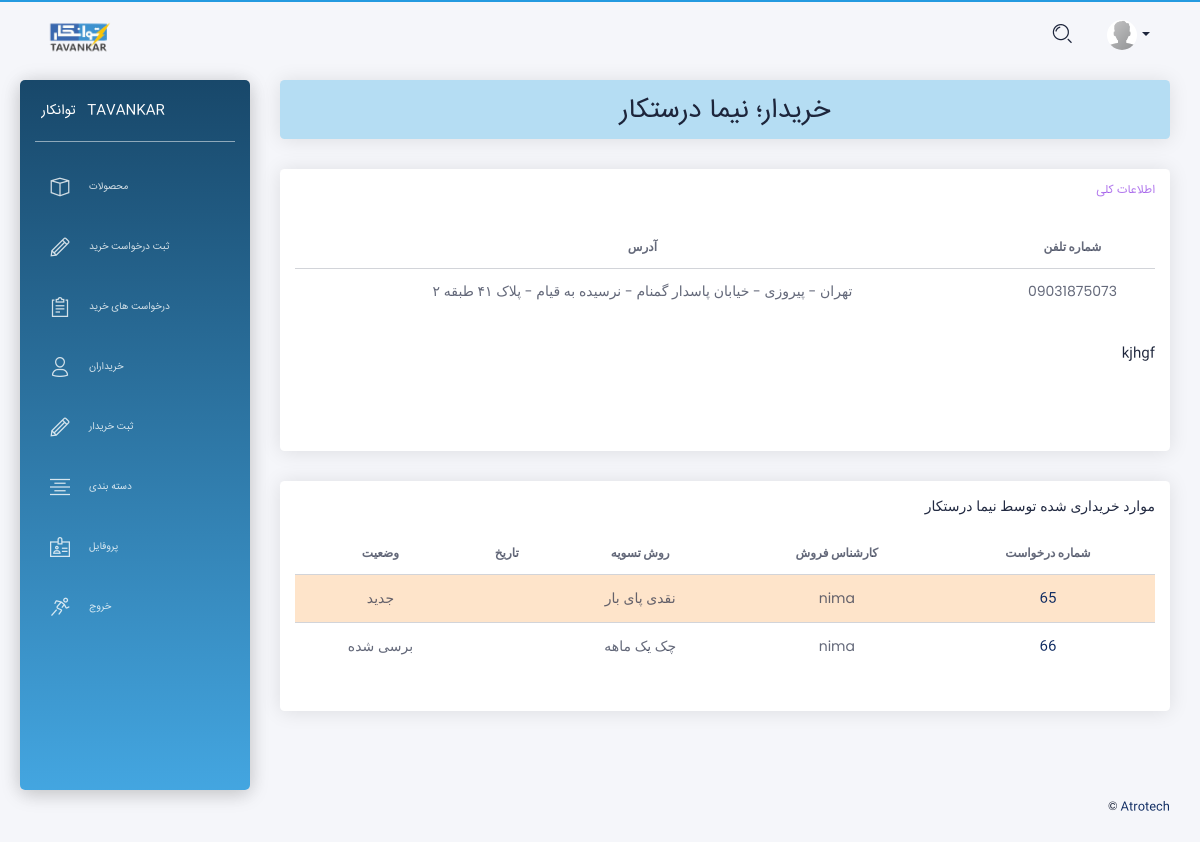
Page /buyer_detail/2/ (signed in) on the earlier database version.
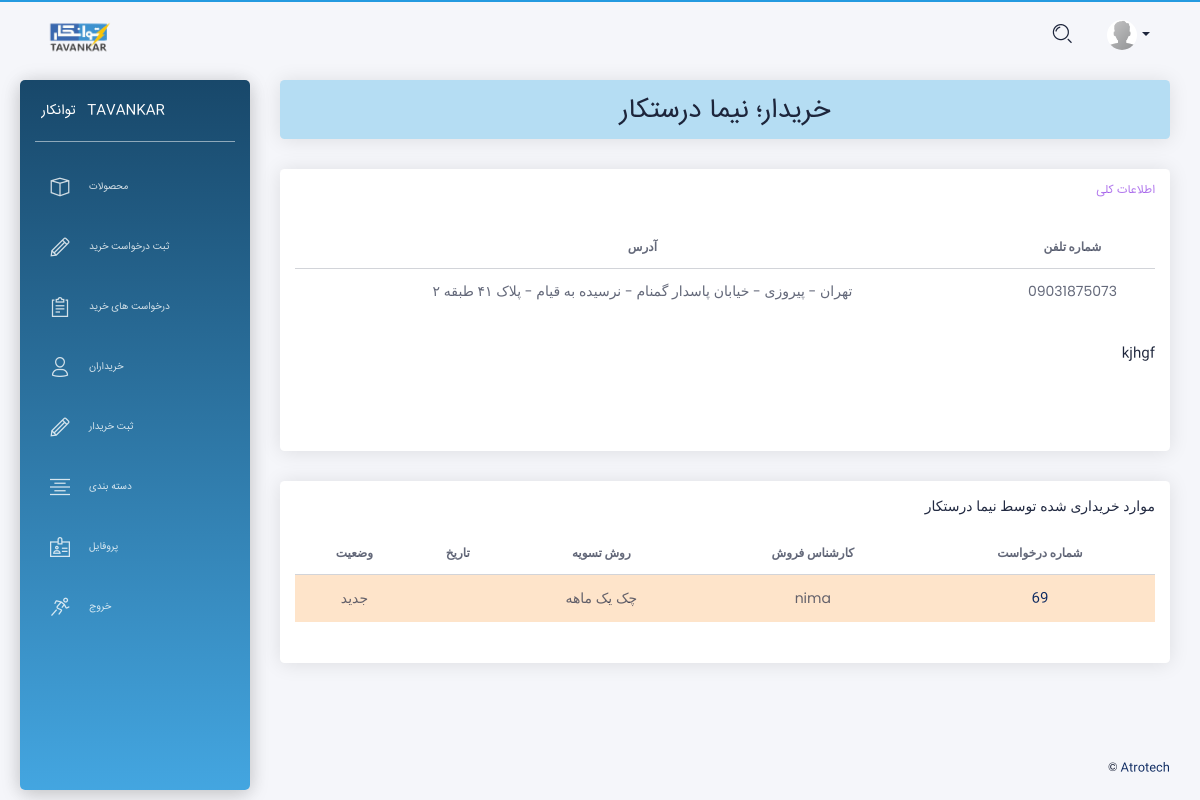
Same page on the later database version.
### app/models.py (models this page shows, shortened)
class Profile(models.Model):
  user = models.OneToOneField(User, on_delete=models.CASCADE,unique=True,related_name='profile',verbose_name = "کاربر")
  phone = models.CharField(max_length=50,null=True, blank=True,verbose_name = " شماره تماس  ")
  address = models.CharField(max_length=3000,null=True, blank=True,verbose_name = " آدرس  ")
  user_photo = models.ImageField(upload_to='user_uploads/user_photo',default='user_uploads/user_photo/default.png',null=True, blank=True,verbose_name = "تصویر کاربر")
  class Meta:
      verbose_name = "پروفایل"
      verbose_name_plural = " پروفایل ها "

class Buyers(models.Model):
    name = models.CharField(max_length=200, unique=True, verbose_name = "نام")
    phone_number = models.CharField(max_length=50,null=True, blank=True,verbose_name = "شماره تلفن")
    address=models.CharField(max_length=200,null=True, blank=True,verbose_name = "آدرس")
    description = models.TextField(max_length=1000, null=True, blank=True, verbose_name = "توضیحات")
    class Meta:
        verbose_name = "خریدار"
        verbose_name_plural = "خریداران"

class Purchase_request(models.Model):
    user = models.ForeignKey(User, on_delete=models.CASCADE,verbose_name = "کارشناس فروش")
    buyer = models.ForeignKey(Buyers ,on_delete=models.CASCADE, verbose_name = "خریدار")
    description=models.TextField(max_length=1000, null=True, blank=True, verbose_name = "توضیحات")
    CHOICES1 = ( ('نقدی پای بار','نقدی پای بار'), ('چک یک ماهه','چک یک ماهه'), ('چک دو ماهه','چک دو ماهه'), ('چک سه ماهه','چک سه ماهه') )
    method = models.CharField(max_length=30,choices=CHOICES1, verbose_name = "روش تسویه")
    discount = models.IntegerField(default='0', verbose_name = "درصد تخفیف" )
    date = jmodels.jDateField(auto_now_add=True, verbose_name = "تاریخ")
    CHOICES2 = ( ('جدید','جدید'), ('برسی شده','برسی شده') )
    status= models.CharField(max_length=20,choices=CHOICES2, default='جدید', verbose_name = "وضعیت")
    def get_absolute_url(self):
        return reverse('app:purchase_request_detail',args=[self.id])
    class Meta:
        verbose_name = "درخواست خرید"
        verbose_name_plural = "درخواست های خرید"

### app/views.py (the view)
# urls.py: path('buyer_detail/<int:id>/',views.buyer_detail,name='buyer_detail'),
@login_required()
def buyer_detail(request, id):
    buyer = get_object_or_404(models.Buyers, id=id)
    buyer_requests = models.Purchase_request.objects.filter(buyer=buyer)
    context = {'buyer':buyer, 'buyer_requests':buyer_requests}
    return render(request, 'buyer_detail.html', context)

### templates/buyer_detail.html (shortened to what this page needs)
{% extends "layouts/base.html" %}
{% block content %}
<div class="row">
  <div class="col-md-12">
    <div class="card card-lavender">
      <div class="card-header">
        <h2 class="card-title" dir="rtl" align="center"> خریدار؛  {{ buyer.name }} </h2>
      </div>
    </div>
  </div>
</div>
<div class="row">
  <div class="col-md-12" dir="rtl" align="right">
    <div class="card card-user">
      <div class="card-header">
        <h6 class="card-title" style="color:#8d39e4ad;"> اطلاعات کلی </h6>
      </div>
      <div class="card-body">
        <table class="table tablesorter text-center" id="">
          <thead class=" text-primary">
            <tr class="bold">
              <th> شماره تلفن </th>
              <th> آدرس </th>
            </tr>
          </thead>
          <tbody>
            <tr>
              <td> {{ buyer.phone_number }} </td>
              <td> {{ buyer.address }} </td>
            </tr>
          </tbody>
        </table>
        <div align="right" dir="rtl" class="card-description">
          <p class="category"> {{ buyer.description|linebreaks }} </p>
        </div>
      </div>
    </div>
  </div>
  <div class="col-md-12">
    <div class="card" align="right" dir="rtl">
      <div class="card-header"> موارد خریداری شده توسط {{ buyer.name }} </div>
      <div class="card-body">
        <div class="table-responsive">
          <table class="table tablesorter text-center" id="">
            <thead class=" text-primary">
              <tr class="bold">
                <th> شماره درخواست </th>
                <th> کارشناس فروش </th>
                <th> روش تسویه </th>
                <th> تاریخ </th>
                <th> وضعیت </th>
              </tr>
            </thead>
            <tbody>
            {% for Purchase_request in buyer_requests %}
              {% if Purchase_request.status == 'جدید' %}
               <tr style="background-color:#f98f223d;">
              {% else %}
               <tr>
              {% endif %}
                <td><a href="{{ Purchase_request.get_absolute_url }}"> {{ Purchase_request.id }} </a></td>
                <td> {{ Purchase_request.user }} </td>
                <td> {{ Purchase_request.method }} </td>
                <td> {{ Purchase_request.date }} </td>
                <td> {{ Purchase_request.status }} </td>
              </tr>
            {% endfor %}
            </tbody>
          </table>
        </div>
      </div>
    </div>
  </div>
</div>
{% endblock content %}

### templates/layouts/base.html (shortened to what this page needs)
<!DOCTYPE html>
<html lang="en">
{% load static %}
{% load bootstrap %}
<head>
  <link href="https://use.fontawesome.com/releases/v5.0.6/css/all.css" rel="stylesheet">
  <link href="{% static 'assets/css/nucleo-icons.css' %}" rel="stylesheet" />
  <link href="{% static 'assets/css/black-dashboard.css' %}" rel="stylesheet" />
  <link rel="stylesheet" href="https://cdnjs.cloudflare.com/ajax/libs/normalize/5.0.0/normalize.min.css">
  <link href="{% static 'assets/css/mold_img_slider.css' %}" rel="stylesheet" />
</head>
<body class="white-content">
  <div class="wrapper">
    {% include 'includes/sidebar.html' %}
    <div class="main-panel" data="dark-blue">
      {% include 'includes/navigation.html' %}
      <div class="content">
        {% block content %}{% endblock content %}
      </div>
      {% include 'includes/footer.html' %}
    </div>
  </div>
</body>
</html>

### templates/includes/sidebar.html
    <div class="sidebar" data="dark-blue">
      <div class="sidebar-wrapper">
        <div class="logo">
          <a target="_blank" href="https://atrotech.ir" class="simple-text logo-mini">
             توانکار
          </a>
          <a target="_blank" href="https://atrotech.ir" class="simple-text logo-normal">
            Tavankar
          </a>
        </div>
        <ul class="nav">
        {% if user.is_authenticated %}
          <li class="{% if request.path == '/product' %} active {% endif %}">
            <a href="{% url 'app:product' %}">
              <i class="tim-icons icon-app"></i>
              <p> محصولات </p>
            </a>
          </li>
          <li class="{% if request.path == '/register_purchase_request' %} active {% endif %}">
            <a href="{% url 'app:register_purchase_request' %}">
              <i class="tim-icons icon-pencil"></i>
              <p> ثبت درخواست خرید </p>
            </a>
          </li>
          <li class="{% if request.path == '/purchase_request' %} active {% endif %}">
            <a href="{% url 'app:purchase_request' %}">
              <i class="tim-icons icon-notes"></i>
              <p> درخواست های خرید </p>
            </a>
          </li>
          <li class="{% if request.path == '/buyers' %} active {% endif %}">
            <a href="{% url 'app:buyers' %}">
              <i class="tim-icons icon-single-02"></i>
              <p> خریداران </p>
            </a>
          </li>
          <li class="{% if request.path == '/register_buyer' %} active {% endif %}">
            <a href="{% url 'app:register_buyer' %}">
               <i class="tim-icons icon-pencil"></i>
              <p> ثبت خریدار </p>
            </a>
          </li>
          <li class="{% if request.path == '/category' %} active {% endif %}">
            <a href="{% url 'app:category' %}">
              <i class="tim-icons icon-align-center"></i>
              <p> دسته بندی </p>
            </a>
          </li>
          <li class="{% if request.path == '/profile' %} active {% endif %}">
            <a href="{% url 'app:profile' %}">
              <i class="tim-icons icon-badge"></i>
              <p> پروفایل </p>
            </a>
          </li>
          <li>
            <a href="{% url 'account_logout' %}" >
              <i class="tim-icons icon-user-run"></i>
              <p> خروج </p>
            </a>
          </li>
          {% endif %}
        </ul>
      </div>
    </div>

### templates/includes/navigation.html (shortened to what this page needs)
{% load static %}
      <nav class="navbar navbar-expand-lg navbar-absolute navbar-transparent">
        <div class="container-fluid">
          <div class="navbar-wrapper">
            <a class="navbar-brand" href="javascript:void(0)">
              <img class="avatar" width="45%" src="{% static 'assets/img/logo.png' %}" alt="logo">
            </a>
          </div>
          <div class="collapse navbar-collapse" id="navigation">
            {% if user.is_authenticated %}
            <ul class="navbar-nav ml-auto">
              <li class="search-bar input-group">
                <button class="btn btn-link" id="search-button" data-toggle="modal" data-target="#searchModal"><i class="tim-icons icon-zoom-split" ></i>
                </button>
              </li>
              <li class="dropdown nav-item">
                <a href="#" class="dropdown-toggle nav-link" data-toggle="dropdown">
                  <div class="photo">
                    <img src="{{ request.user.profile.user_photo.url }}" alt="Profile Photo">
                  </div>
                  <b class="caret d-none d-lg-block d-xl-block"></b>
                </a>
              </li>
            </ul>
            {% endif %}
          </div>
        </div>
      </nav>

### templates/includes/footer.html
  <footer class="footer">
    <div class="container-fluid">
      <div class="copyright">
        &copy; <a target="_blank" href="https://www.Atrotech.ir">Atrotech</a>
      </div>
    </div>
  </footer>

### templates/includes/scripts.html (shortened to what this page needs)
{% load static %}

Differences in the rows shown:
removed Purchase_request: id "65", user "nima", method "نقدی پای بار", status "جدید"
removed Purchase_request: id "66", user "nima", method "چک یک ماهه", status "برسی شده"
added Purchase_request: id "69", user "nima", method "چک یک ماهه", status "جدید"
